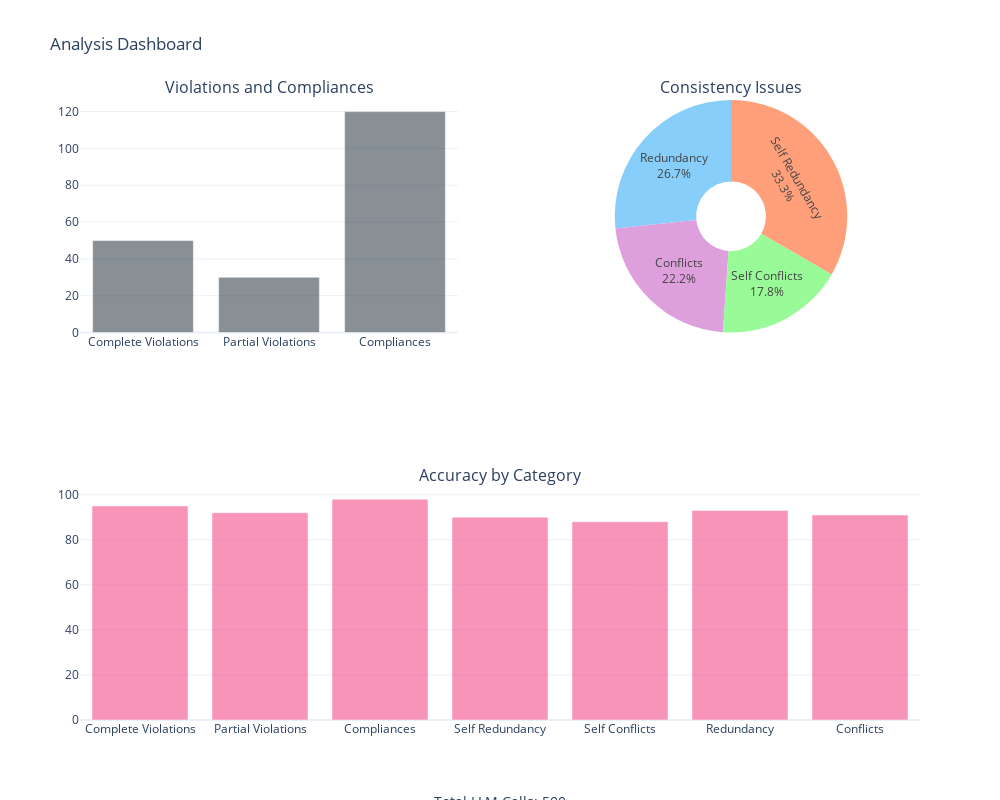

Source (notebook cell):
### Code cell
import plotly.graph_objects as go
from plotly.subplots import make_subplots
import pandas as pd

violations_data = {'Category': ['Complete Violations', 'Partial Violations', 'Compliances'],
                   'Count': [50, 30, 120]}
consistency_data = {'Category': ['Self Redundancy', 'Self Conflicts', 'Redundancy', 'Conflicts'],
                    'Count': [15, 8, 12, 10]}
accuracy_data = {'Category': ['Complete Violations', 'Partial Violations', 'Compliances',
                              'Self Redundancy', 'Self Conflicts', 'Redundancy', 'Conflicts'],
                 'Accuracy': [95, 92, 98, 90, 88, 93, 91]}
llm_calls = 500 

df_violations = pd.DataFrame(violations_data)
df_consistency = pd.DataFrame(consistency_data)
df_accuracy = pd.DataFrame(accuracy_data)

fig = make_subplots(rows=2, cols=2, 
                    specs=[[{'type': 'bar'}, {'type': 'pie'}],
                           [{'type': 'bar', 'colspan': 2}, None]],
                    subplot_titles=('Violations and Compliances', 'Consistency Issues',
                                    'Accuracy by Category'))

fig.add_trace(go.Bar(x=df_violations['Category'], y=df_violations['Count'],
                     marker_color='rgba(58, 71, 80, 0.6)', name='Count'),
              row=1, col=1)

fig.add_trace(go.Pie(labels=df_consistency['Category'], values=df_consistency['Count'],
                     marker=dict(colors=['#FFA07A', '#98FB98', '#87CEFA', '#DDA0DD']),
                     textinfo='label+percent', hole=0.3),
              row=1, col=2)

fig.add_trace(go.Bar(x=df_accuracy['Category'], y=df_accuracy['Accuracy'],
                     marker_color='rgba(246, 78, 139, 0.6)', name='Accuracy'),
              row=2, col=1)

fig.update_layout(height=800, width=1000, title_text="Analysis Dashboard",
                  showlegend=False, template="plotly_white")

fig.add_annotation(text=f"Total LLM Calls: {llm_calls}",
                   xref="paper", yref="paper",
                   x=0.5, y=-0.15, showarrow=False,
                   font=dict(size=14))

fig.show()

### Figure 1 — Plotly figure (JSON) as saved in the notebook; plotly's stock layout.template omitted (floating-point values rounded to 4 significant figures)
{"data": [{"marker": {"color": "rgba(58, 71, 80, 0.6)"}, "name": "Count", "type": "bar", "x": ["Complete Violations", "Partial Violations", "Compliances"], "xaxis": "x", "y": [50, 30, 120], "yaxis": "y"}, {"domain": {"x": [0.55, 1], "y": [0.625, 1]}, "hole": 0.3, "labels": ["Self Redundancy", "Self Conflicts", "Redundancy", "Conflicts"], "marker": {"colors": ["#FFA07A", "#98FB98", "#87CEFA", "#DDA0DD"]}, "textinfo": "label+percent", "type": "pie", "values": [15, 8, 12, 10]}, {"marker": {"color": "rgba(246, 78, 139, 0.6)"}, "name": "Accuracy", "type": "bar", "x": ["Complete Violations", "Partial Violations", "Compliances", "Self Redundancy", "Self Conflicts", "Redundancy", "Conflicts"], "xaxis": "x2", "y": [95, 92, 98, 90, 88, 93, 91], "yaxis": "y2"}], "layout": {"annotations": [{"font": {"size": 16}, "showarrow": false, "text": "Violations and Compliances", "x": 0.225, "xanchor": "center", "xref": "paper", "y": 1, "yanchor": "bottom", "yref": "paper"}, {"font": {"size": 16}, "showarrow": false, "text": "Consistency Issues", "x": 0.775, "xanchor": "center", "xref": "paper", "y": 1, "yanchor": "bottom", "yref": "paper"}, {"font": {"size": 16}, "showarrow": false, "text": "Accuracy by Category", "x": 0.5, "xanchor": "center", "xref": "paper", "y": 0.375, "yanchor": "bottom", "yref": "paper"}, {"font": {"size": 14}, "showarrow": false, "text": "Total LLM Calls: 500", "x": 0.5, "xref": "paper", "y": -0.15, "yref": "paper"}], "height": 800, "showlegend": false, "title": {"text": "Analysis Dashboard"}, "width": 1000, "xaxis": {"anchor": "y", "domain": [0, 0.45]}, "xaxis2": {"anchor": "y2", "domain": [0, 1]}, "yaxis": {"anchor": "x", "domain": [0.625, 1]}, "yaxis2": {"anchor": "x2", "domain": [0, 0.375]}}}
